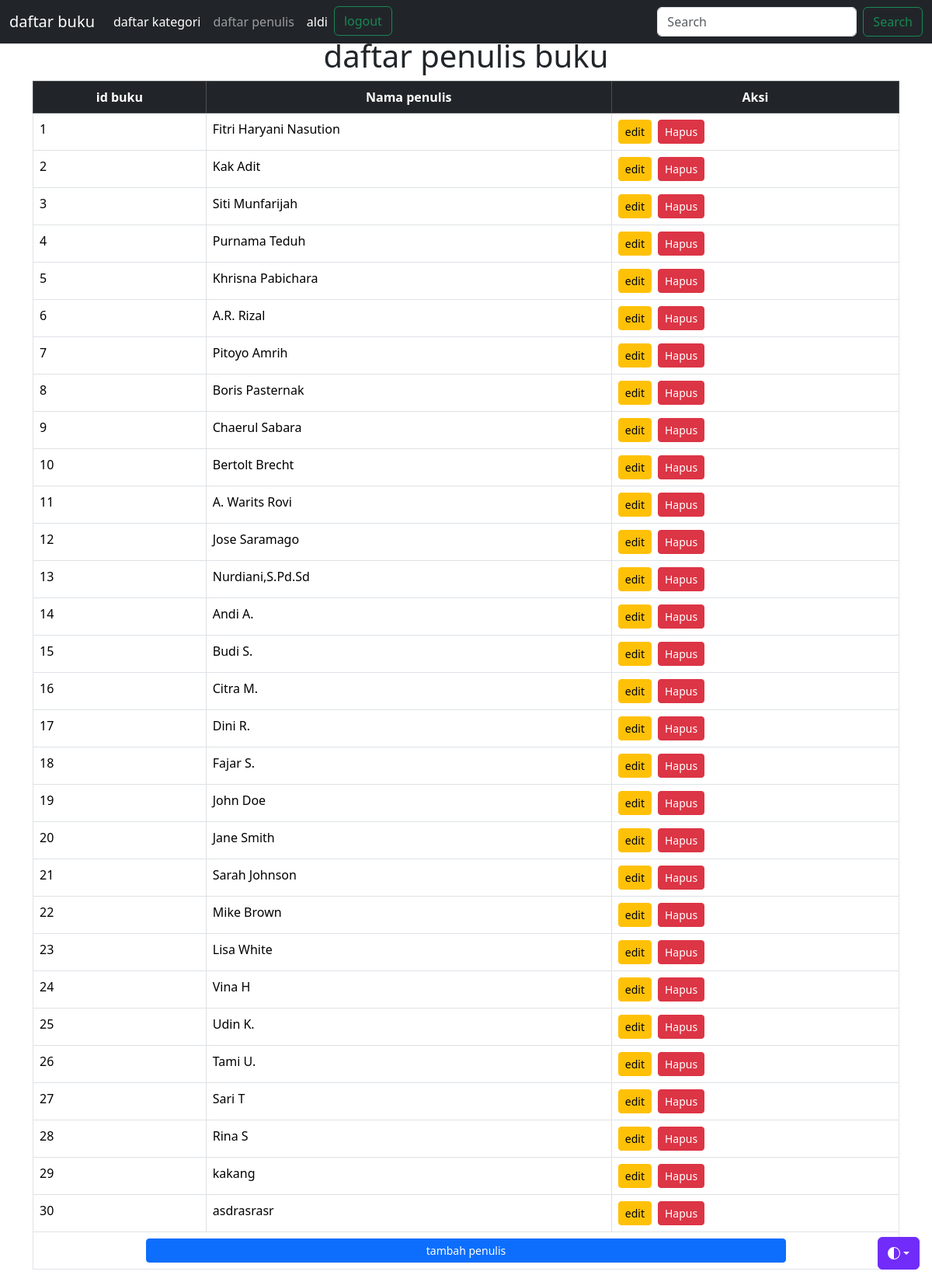
The app's page /penulis.php (signed in) with its own data.
### tables this page shows
CREATE TABLE `penulis` (
  `id_penulis` int(11) NOT NULL,
  `nama_penulis` varchar(50) NOT NULL
);

### penulis.php (the view, shortened to what this page needs)
<?php
include('header.php');
include 'koneksi.php';
?>
<div class="container mt-5">
<h1 align="center"> daftar penulis buku</h1>
<table class="table table-bordered table-hover" margin="0">
    <thead class="table-dark">
      <tr align="center">
        <th>id buku</th>
        <th>Nama penulis</th>
        <th>Aksi</th>
      </tr>
    </thead>
    <tbody>
      <?php
      $penulis = mysqli_query($koneksi,"select * from penulis");
      $nomor = 1;
      while($row=mysqli_fetch_array($penulis)){
      ?>
      <tr>
        <td><?php echo $nomor;?></td>
        <td><?php echo $row['nama_penulis'] ?></td>
        <td>
          <div class="d-flex gap-2">
          <a href="editpenulis.php?id_penulis=<?php echo $row ['id_penulis'] ?>" class="btn btn-warning btn-sm"> edit
           </a>
          <a href="hapuspenulis.php?id_penulis=<?php echo $row ['id_penulis'] ?>" class="btn btn-danger btn-sm"  onclick="return confirm('Apakah Anda yakin ingin menghapus data ini?')">Hapus
          </a>
        </td>
      </tr>
      <tr>
      <?php
      $nomor++;
     } ?>
        <td colspan="3"  align="center">
            <a href="tambahpenulis.php"> <button class="btn btn-primary btn-sm w-75"> tambah penulis</button>
      </tr>
</table>
</div>
<?php
include('footer.php');
?>

### records on screen
penulis: nama_penulis "Fitri Haryani Nasution"
penulis: nama_penulis "Kak Adit"
penulis: nama_penulis "Siti Munfarijah"
penulis: nama_penulis "Purnama Teduh"
penulis: nama_penulis "Khrisna Pabichara"
penulis: nama_penulis "A.R. Rizal"
penulis: nama_penulis "Pitoyo Amrih"
penulis: nama_penulis "Boris Pasternak"
penulis: nama_penulis "Chaerul Sabara"
penulis: nama_penulis "Bertolt Brecht"
penulis: nama_penulis "A. Warits Rovi"
penulis: nama_penulis "Jose Saramago"
penulis: nama_penulis "Nurdiani,S.Pd.Sd"
penulis: nama_penulis "Andi A."
penulis: nama_penulis "Budi S."
penulis: nama_penulis "Citra M."
penulis: nama_penulis "Dini R."
penulis: nama_penulis "Fajar S."
penulis: nama_penulis "John Doe"
penulis: nama_penulis "Jane Smith"
penulis: nama_penulis "Sarah Johnson"
penulis: nama_penulis "Mike Brown"
penulis: nama_penulis "Lisa White"
penulis: nama_penulis "Vina H"
penulis: nama_penulis "Udin K."
penulis: nama_penulis "Tami U."
penulis: nama_penulis "Sari T"
penulis: nama_penulis "Rina S"
penulis: nama_penulis "kakang"
penulis: nama_penulis "asdrasrasr"

### other values on screen
$_SESSION['nama'] "aldi"
